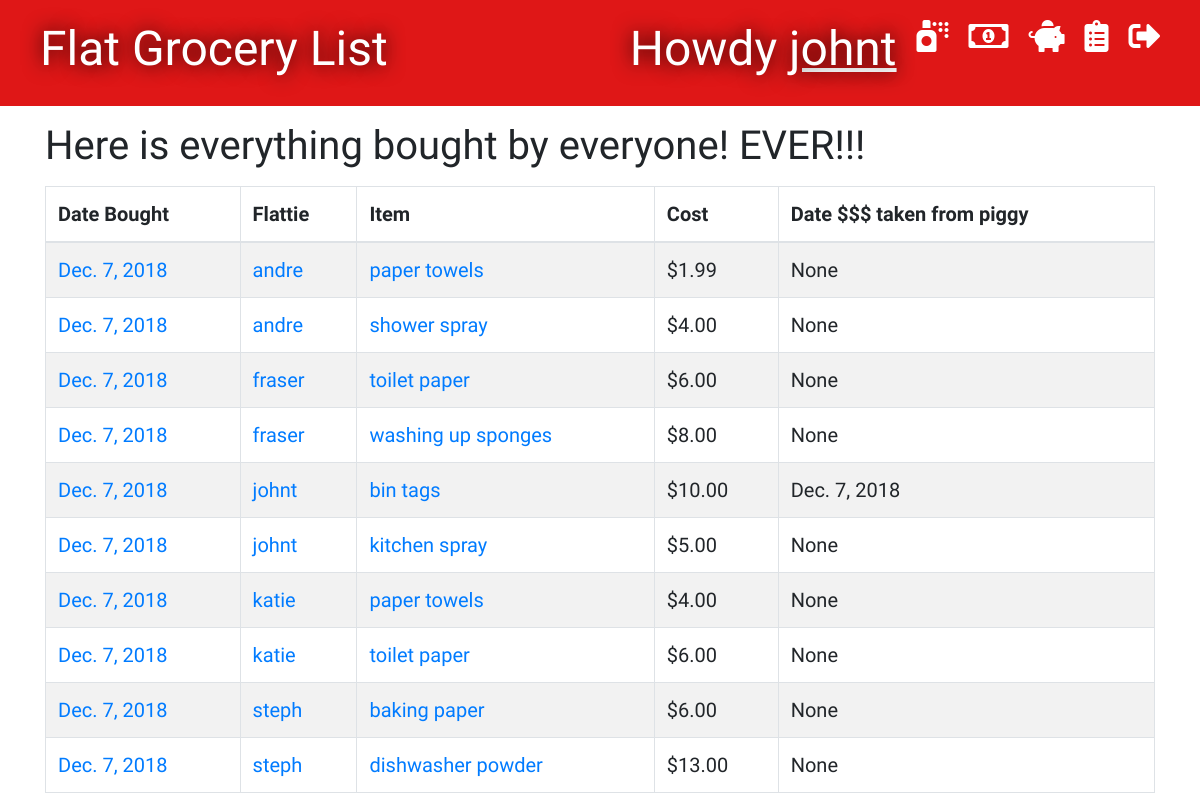
The app's page /groceries/groceries_complete_list/ (signed in) with its own data.
### groceries/models.py (models this page shows, shortened)
class Grocery(models.Model):
    person = models.ForeignKey('auth.User', on_delete=models.CASCADE)
    item = models.CharField(max_length=100)
    cost = models.DecimalField(max_digits=8, decimal_places=2)
    bought_date = models.DateField(default=timezone.now)
    paid_date = models.DateField(blank=True, null=True)

### groceries/views.py (the view)
# urls.py: path('groceries/groceries_complete_list/', views.groceries_complete_list, name = 'groceries_complete_list'),
@ login_required
def groceries_complete_list(request):
    groceries = Grocery.objects.all().order_by('-bought_date')
    stuff_for_front_end = {'groceries': groceries}
    return render(request, 'groceries/groceries_complete_list.html', stuff_for_front_end)

### groceries/templates/groceries/groceries_complete_list.html (shortened to what this page needs)
{% extends 'groceries/base.html' %}
{% block content %}
    {% if user.is_authenticated %}
        <h1>Here is everything bought by everyone!  EVER!!!</h1>
        <table id="tablePreview" class="table table-striped table-hover table-bordered">
            <thead>
            <tr>
                <th>Date Bought</th>
                <th>Flattie</th>
                <th>Item</th>
                <th>Cost</th>
                <th>Date $$$ taken from piggy</th>
            </tr>
            </thead>
            <tbody>
                {% for grocery in groceries %}
                    <tr>
                        <td><a href="{% url 'bought_date_list' bought_date=grocery.bought_date %}">{{ grocery.bought_date }}</a></td>
                        <td><a href="{% url 'purchaser_list' person_id=grocery.person_id %}">{{ grocery.person }}</a></td>
                        <td><a href="{% url 'edit_item' pk=grocery.pk %}">{{ grocery.item }}</a></td>
                        <td>${{ grocery.cost }}</td>
                        <td>{{ grocery.paid_date }}</td>
                    </tr>
                {% endfor %}
            </tbody>
        </table>
    {% endif %}
{% endblock %}

### groceries/templates/groceries/base.html (shortened to what this page needs)
{% load staticfiles %}
<!DOCTYPE html>
<html lang="en">
<head>
    <link rel="stylesheet" href="https://stackpath.bootstrapcdn.com/bootstrap/4.1.3/css/bootstrap.min.css">
    <link rel="stylesheet" href="{% static 'css/groceries.css' %}">
    <link rel="stylesheet" href="https://use.fontawesome.com/releases/v5.5.0/css/all.css"
>
</head>
<body>
<div class="page-header">
    {% if user.is_authenticated %}
        <a href="{% url 'logout' %}" class="top-menu"><i class="fas fa-sign-out-alt fa-2x"></i></a>
        <a href="{% url 'groceries_complete_list' %}" class="top-menu"><i class="fas fa-clipboard-list fa-2x"></i></a>
        <a href="{% url 'piggy_top_up_list' %}" class="top-menu"><i class="fas fa-piggy-bank fa-2x"></i></a>
        <a href="{% url 'piggy_page' %}" class="top-menu"><i class="far fa-money-bill-alt fa-2x"></i></a>
        <a href="{% url 'groceries_new' %}" class="top-menu"><i class="fas fa-spray-can fa-2x"></i></a>
        <h1 class="top-menu">Howdy <a href="{% url 'user_purchaser_list' %}"><u>{{ user.username }}</u></a></h1>
    {% endif %}
    <h1><a href="{% url 'grocery_list' %}">Flat Grocery List</a></h1>
</div>
<div class="'content container">
    <div class="'row">
        <div class="'col-md-8">
            {% block content %}
            {% endblock %}
        </div>
    </div>
</div>
</body>
</html>

### groceries/static/css/groceries.css (style rules this page uses)
.page-header { background-color: #DF1717; margin-top: 0; padding: 20px 20px 20px 40px; }
.page-header h1, .page-header h1 a { color: #ffffff; text-shadow: 0 0 20px black; font-size: 36pt; text-decoration: none; }
.table { font-family: 'Indie Flower', cursive; font-size: 15pt; }
h1, h2, h3, h4 { font-family: 'Indie Flower', cursive; }
.top-menu, .top-menu:hover { color: #ffffff; float: right; margin-right: 20px; }

### records on screen
Grocery: bought_date "Dec. 7, 2018", person "andre", item "paper towels", cost "1.99", paid_date "None"
Grocery: bought_date "Dec. 7, 2018", person "andre", item "shower spray", cost "4.00", paid_date "None"
Grocery: bought_date "Dec. 7, 2018", person "fraser", item "toilet paper", cost "6.00", paid_date "None"
Grocery: bought_date "Dec. 7, 2018", person "fraser", item "washing up sponges", cost "8.00", paid_date "None"
Grocery: bought_date "Dec. 7, 2018", person "johnt", item "bin tags", cost "10.00", paid_date "Dec. 7, 2018"
Grocery: bought_date "Dec. 7, 2018", person "johnt", item "kitchen spray", cost "5.00", paid_date "None"
Grocery: bought_date "Dec. 7, 2018", person "katie", item "paper towels", cost "4.00", paid_date "None"
Grocery: bought_date "Dec. 7, 2018", person "katie", item "toilet paper", cost "6.00", paid_date "None"
Grocery: bought_date "Dec. 7, 2018", person "steph", item "baking paper", cost "6.00", paid_date "None"
Grocery: bought_date "Dec. 7, 2018", person "steph", item "dishwasher powder", cost "13.00", paid_date "None"

### other values on screen
{{ user.username }} "johnt"
